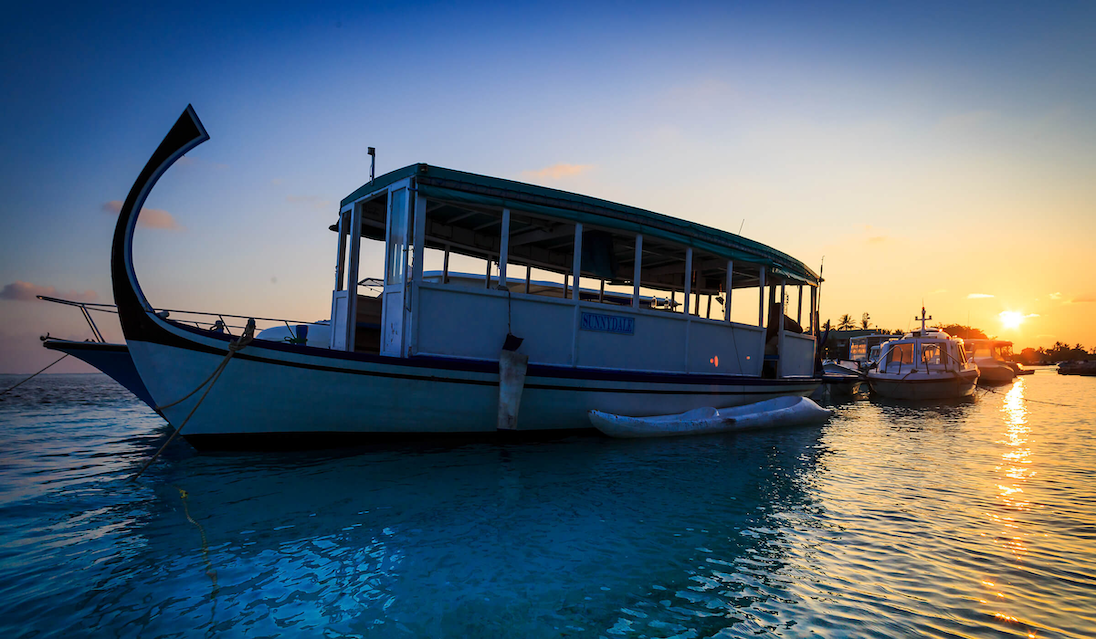
#> input picture Day 58/boat.png, 1096 x 639 px
$ python 'image denoising.py'
#> lines starting #> are read from the running program, lines starting #| are printed output that depends on the picture
# import necessary libraries
import cv2
import matplotlib.pyplot as plt

# Load an image
image = cv2.imread('boat.png')
#> image is the input picture: shape (639, 1096, 3); mean B, G, R 118.7, 105.5, 88.9

# Convert the image from BGR (OpenCV format) to RGB (Matplotlib format)
image_rgb = cv2.cvtColor(image, cv2.COLOR_BGR2RGB)

# Apply Gaussian blur to denoise
denoised_image = cv2.GaussianBlur(image_rgb, (11, 11), 0)
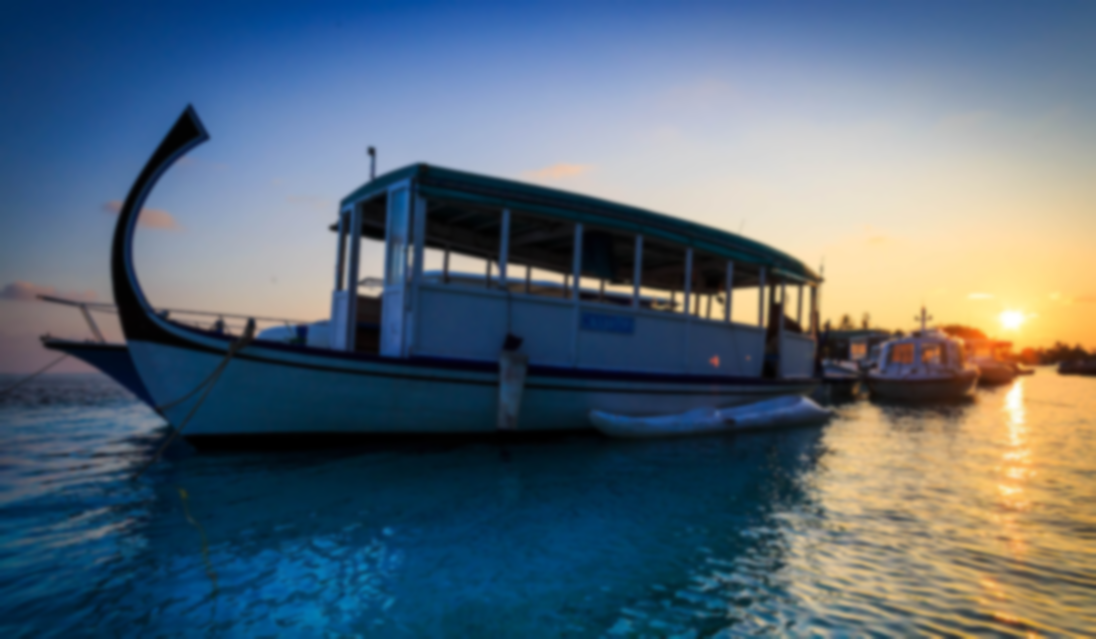
#> denoised_image: shape (639, 1096, 3); mean R, G, B 88.9, 105.5, 118.7


# Display the original and resized images
plt.figure(figsize=(10, 5))
plt.subplot(1, 2, 1)
plt.title('Original Image')
plt.imshow(image_rgb)
plt.axis('off')
plt.subplot(1, 2, 2)
plt.title('denoised_image')
plt.imshow(denoised_image)
plt.axis('off')
plt.show()
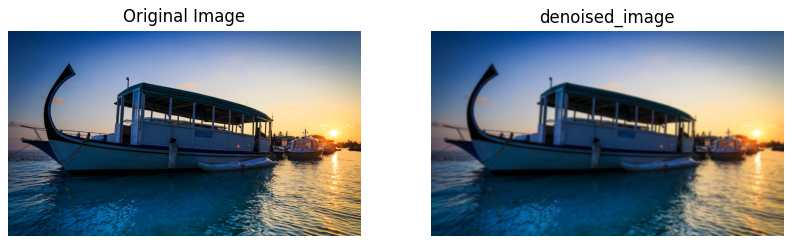
#> figure drawn by matplotlib, 2 panels

# Convert to grayscale
gray_image = cv2.cvtColor(image_rgb, cv2.COLOR_BGR2GRAY)
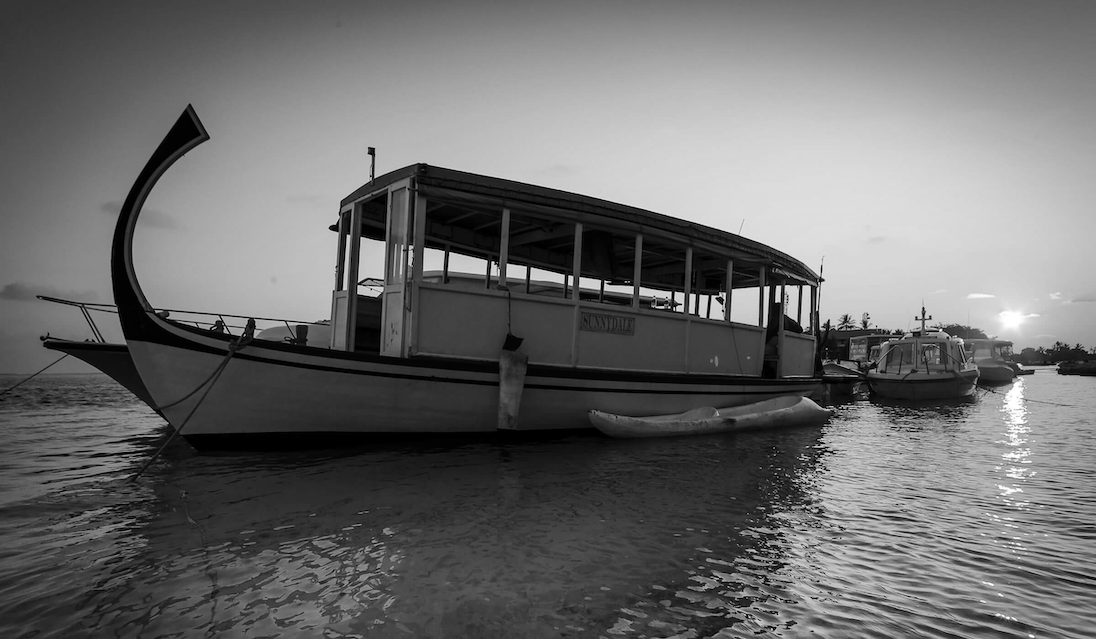
#> gray_image: shape (639, 1096); min 0, max 255, mean 107.5

# Apply histogram equalization
equalized_image = cv2.equalizeHist(gray_image)
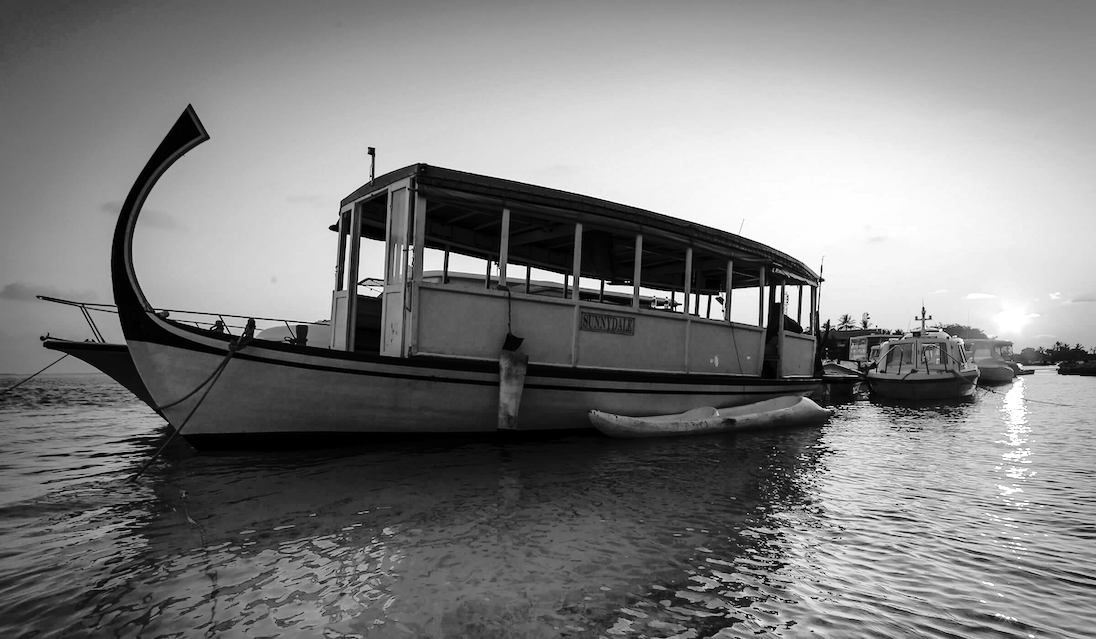
#> equalized_image: shape (639, 1096); min 0, max 255, mean 126.6

# Display the original and resized images
plt.figure(figsize=(10, 5))
plt.subplot(1, 2, 1)
plt.title('Gray Image')
plt.imshow(gray_image, cmap="gray")
plt.axis('off')
plt.subplot(1, 2, 2)
plt.title('equalized_image')
plt.imshow(equalized_image, cmap="gray")
plt.axis('off')
plt.show()

$ run again, with Day 58/sunflower.jpg saved as Day 58/boat.png
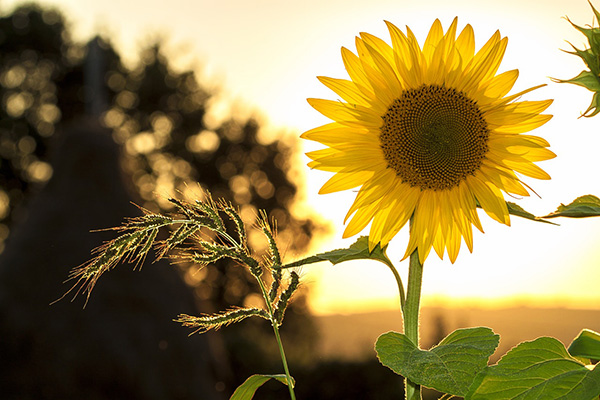
#> input picture Day 58/sunflower.jpg, 600 x 400 px
#> image is the input picture: shape (400, 600, 3); mean B, G, R 78.6, 128.9, 146.8
#> `gray_image = cv2.cvtColor(image_rgb, cv2.COLOR_BGR2GRAY)`:
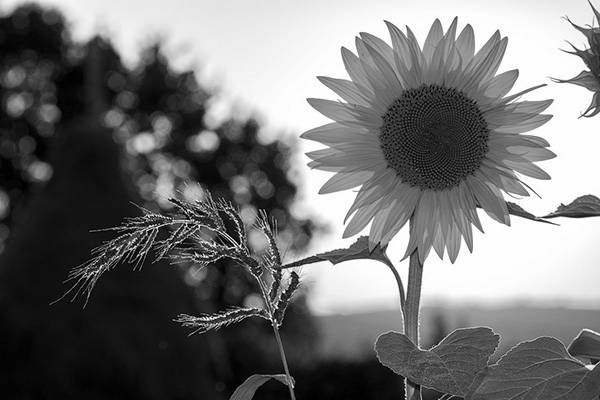
#> gray_image: shape (400, 600); min 0, max 255, mean 115.9
#> `equalized_image = cv2.equalizeHist(gray_image)`:
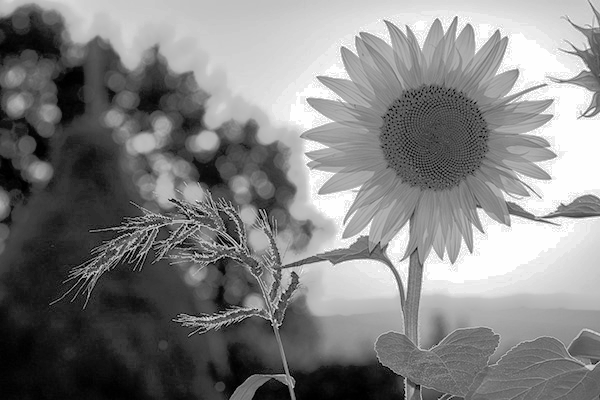
#> equalized_image: shape (400, 600); min 0, max 255, mean 128.7
